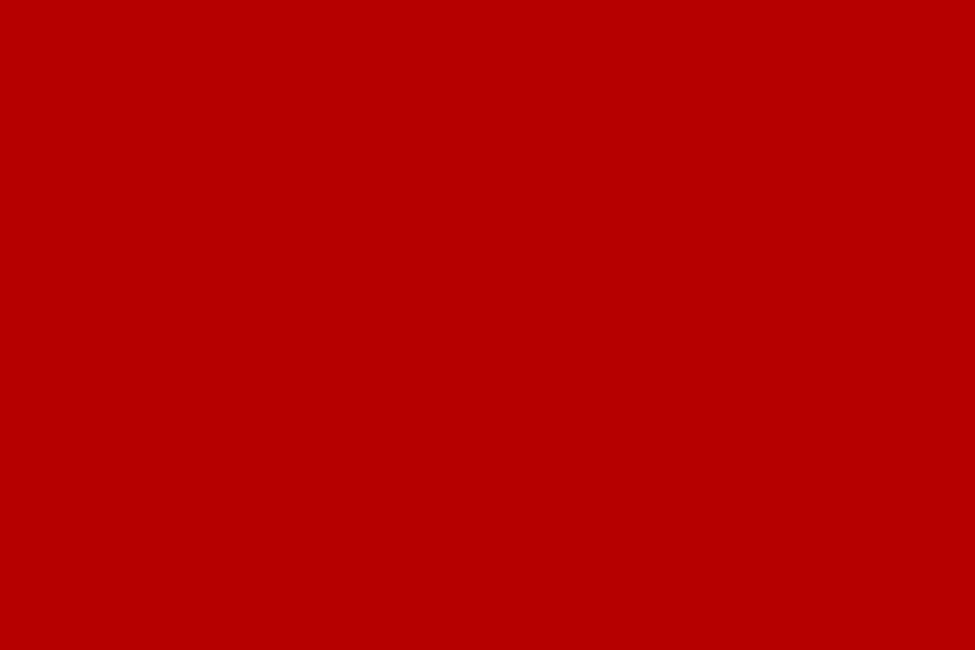
Frame 1 (no input)
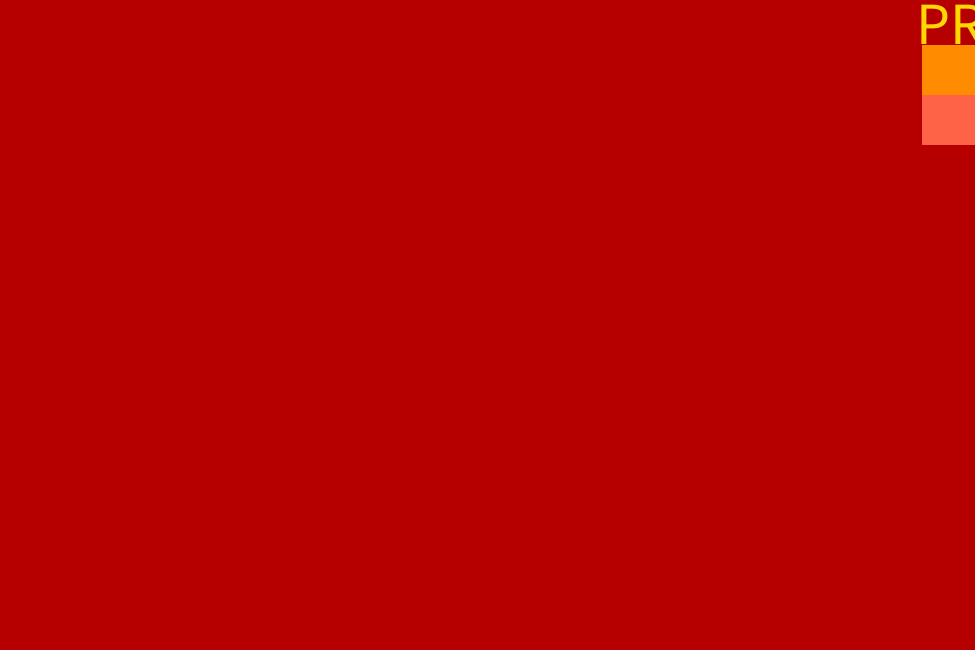
Frame 60 (the mouse pressed at the canvas centre just before this capture)
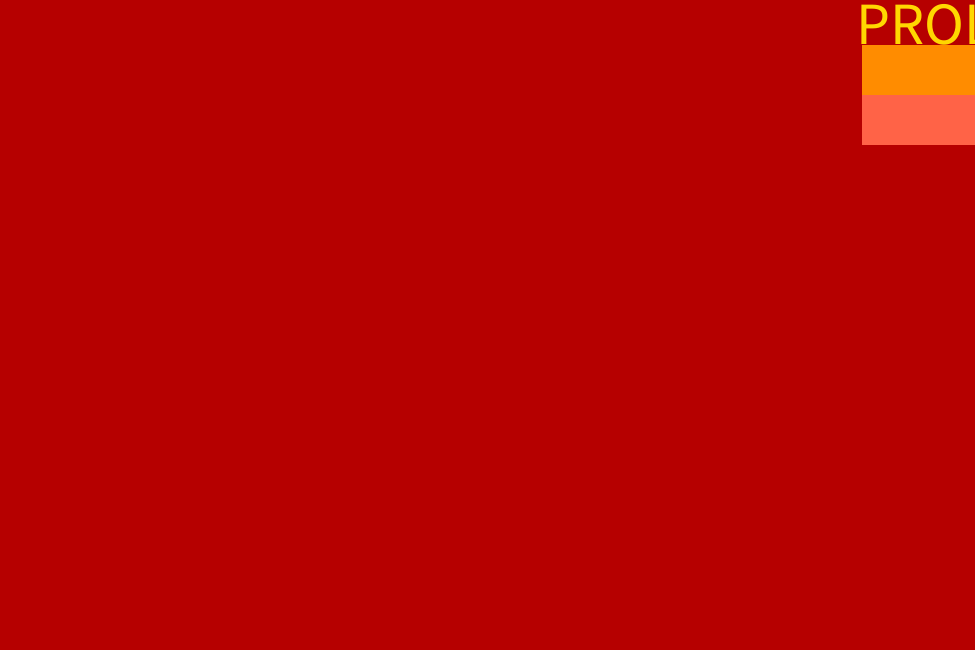
Frame 120 (the mouse held since frame 60 and released just before this capture)

The Processing sketch that drew these frames (run headless with seeded random() and noise(); from frame 60 on, the mouse is pressed at the canvas centre):

// Processing sketch: processing_121431
// ── processing_121431.pde

Arc butch1;
Arc captainKoons;
Arc vincentVega;
Arc julesWinfield;
Prologue prologue;
Arc roger;
Arc brett;
Arc marvin;
BonnieSituation bonnieSituation;
Arc jimmy;
Arc winstonWolfe;
Arc raquel;
Arc marsellus1;
Arc ringo;
Arc yolanda;
VincentAndMia vincentAndMia;
Arc butch2;
Arc marsellus2;
Arc lance;
Arc jody;
Arc mia;
TheGoldWatch theGoldWatch;
Arc marsellus3;
Arc butch3;
Arc fabienne;
Arc maynard;
Arc zed;
Arc gimp;

void setup(){
  size(975,650);
  noStroke();
  frameRate(128);
  
  butch1 = new Arc(width+96,70,180,50,255,140,0);
  
  captainKoons = new Arc(width+96,120,180,50,255,99,71);
  
  vincentVega = new Arc(width+1492,120,2612,50,255,255,255);
  
  // ends 1548
  julesWinfield = new Arc(width+1086,170,1800,50,0,0,0);
  
  prologue = new Prologue(width,44);
    
  marvin = new Arc(width+497,220,350,50,0,100,0);
  
  brett = new Arc(width+422,270,200,50,50,205,50);
  
  roger = new Arc(width+422,320,200,50,124,252,0);
  
  bonnieSituation = new BonnieSituation(width+517,94);
  
  jimmy = new Arc(width+847,220,350,50,30,144,255);

  winstonWolfe = new Arc(width+978,270,350,50,0,191,255);
  
  raquel = new Arc(width+1098,320,100,50,135,206,250);
  
  marsellus1 = new Arc(width+1098,370,100,50,255,105,180);
  
  ringo = new Arc(width+1234,220,428,50,186,85,211);
  
  yolanda = new Arc(width+1298,270,300,50,153,50,204);
  
  vincentAndMia = new VincentAndMia(width+1448,94);
    
  butch2 = new Arc(width+1598,270,300,50,255,140,0);
  
  marsellus2 = new Arc(width+1598,320,300,50,255,105,180);
  
  lance = new Arc(width+1898,320,300,50,255,36,0);
  
  jody = new Arc(width+1898,370,300,50,227,66,52);
  
  mia = new Arc(width+2224,320,350,50,255,192,203);
  
  theGoldWatch = new TheGoldWatch(width+2198,295);
  
  marsellus3 = new Arc(width+2498,370,600,50,255,105,180);
  
  butch3 = new Arc(width+2498,420,600,50,255,140,0);
  
  maynard = new Arc(width+2698,470,200,50,105,105,105);
  
  zed = new Arc(width+2698,520,200,50,112,138,144);
  
  gimp = new Arc(width+2698,570,200,50,211,211,211);
  
  // starts at 2574
  // ends at 2898
  fabienne = new Arc(width+2600,320,396,50,255,69,0);
  
}

void draw(){
  background(182,0,0);
  butch1.display();
  captainKoons.display();
  vincentVega.display();
  julesWinfield.display();
  roger.display();
  brett.display();
  marvin.display();
  bonnieSituation.display();
  prologue.display();
  jimmy.display();
  winstonWolfe.display();
  raquel.display();
  marsellus1.display();
  ringo.display();
  yolanda.display();
  vincentAndMia.display();
  butch2.display();
  marsellus2.display();
  lance.display();
  jody.display();
  mia.display();
  theGoldWatch.display();
  marsellus3.display();
  butch3.display();
  fabienne.display();
  maynard.display();
  zed.display();
  gimp.display();

}

class Arc{
  int x;
  int y;
  int r;
  int g;
  int b;
  int radiusX;
  int radiusY;
  
  Arc(int shellX,int shellY,int shellRadiusX,int shellRadiusY,int shellR,int shellG,int shellB){
    x = shellX;
    y = shellY;
    radiusX = shellRadiusX;
    radiusY = shellRadiusY;
    r = shellR;
    g = shellG;
    b = shellB;
  }
  
  void display(){
    fill(r,g,b);
    noStroke();
    smooth();
    rectMode(CENTER);
    rect(x,y,radiusX,radiusY);
    x = x - 1;
  }  
}

class BonnieSituation{
  int x;
  int y;
  
  BonnieSituation(int shellX,int shellY){
    x = shellX;
    y = shellY;
  }
  
  void display(){
    textSize(60);
    fill(255,215,0);
    text("THE BONNIE SITUATION",x,y);
    x = x - 1;
  }
}

class Prologue{
  int x;
  int y;
  
  Prologue(int shellX,int shellY){
    x = shellX;
    y = shellY;
  }
  
  void display(){
    textSize(60);
    fill(255,215,0);
    text("PROLOGUE",x,y);
    x = x - 1;
  }
}

class VincentAndMia{
  int x;
  int y;
  
  VincentAndMia(int shellX,int shellY){
    x = shellX;
    y = shellY;
  }
  
  void display(){
    textSize(60);
    fill(255,215,0);
    text("VINCENT VEGA AND MIA WALLACE",x,y);
    x = x - 1;
  }
}

class TheGoldWatch{
  int x;
  int y;
  
  TheGoldWatch(int shellX,int shellY){
    x = shellX;
    y = shellY;
  }
  
  void display(){
    textSize(60);
    fill(255,215,0);
    text("THE GOLD WATCH",x,y);
    x = x - 1;
  }
}
